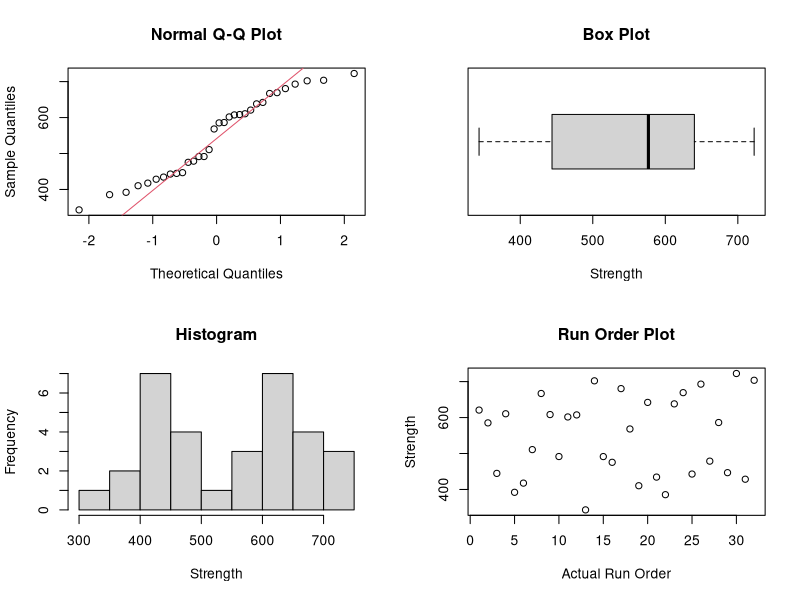
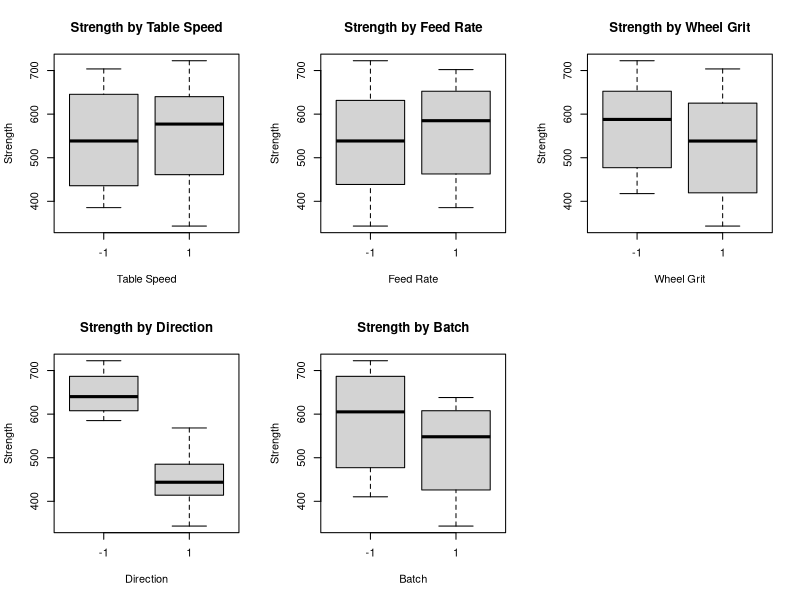
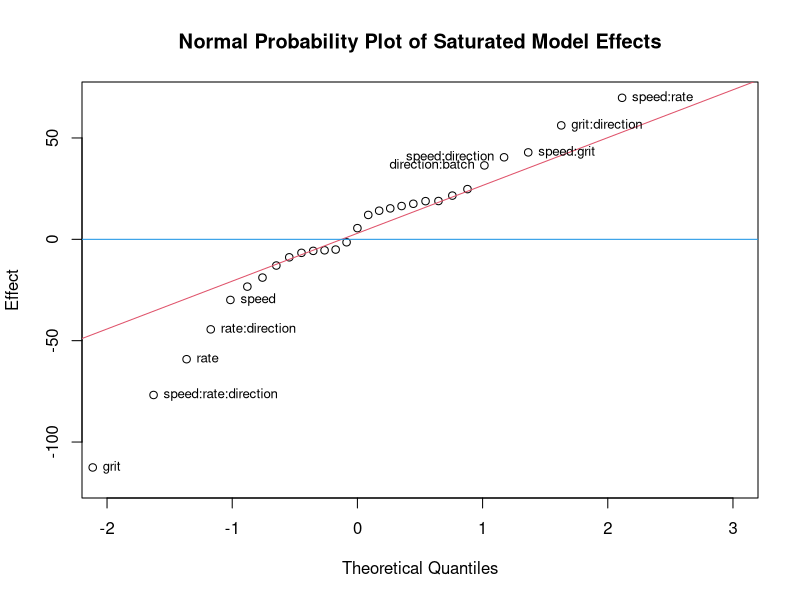
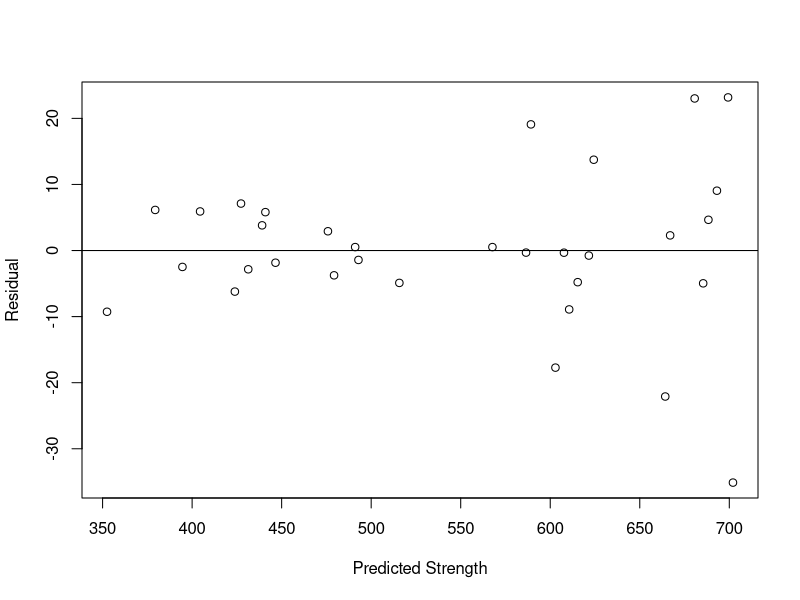
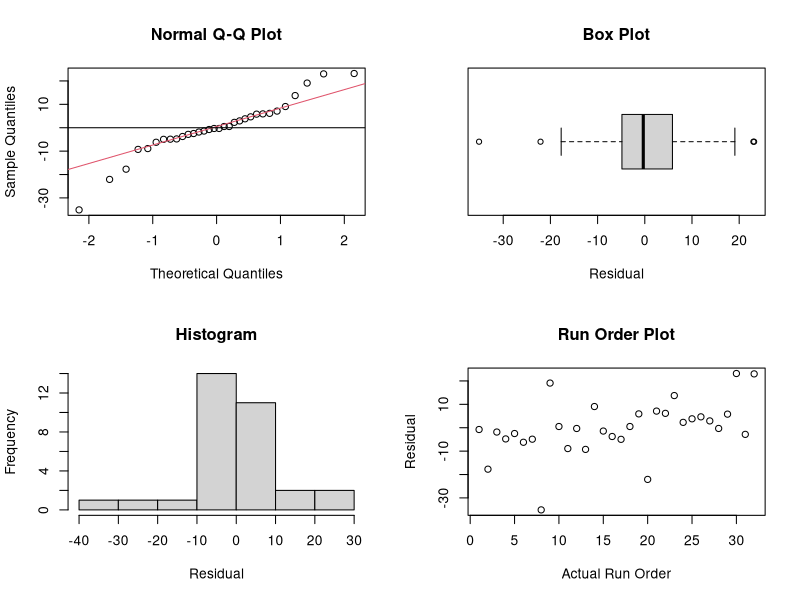
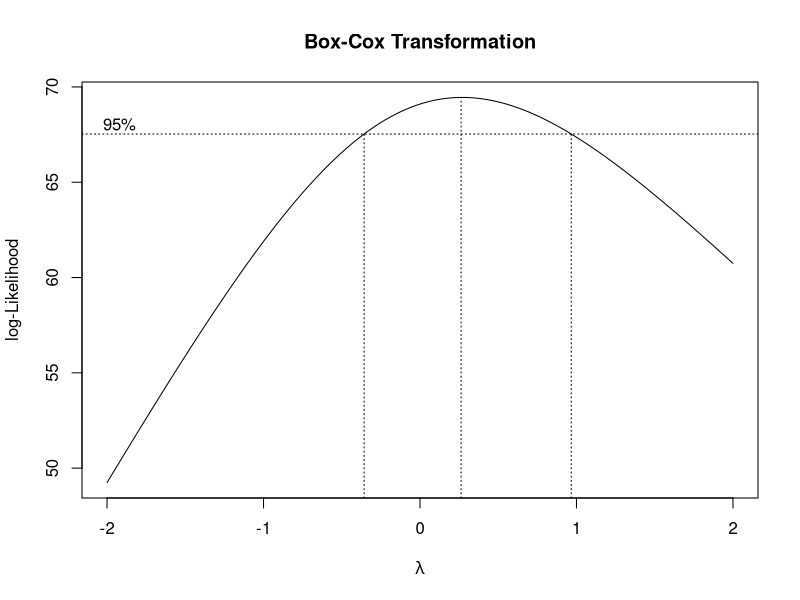
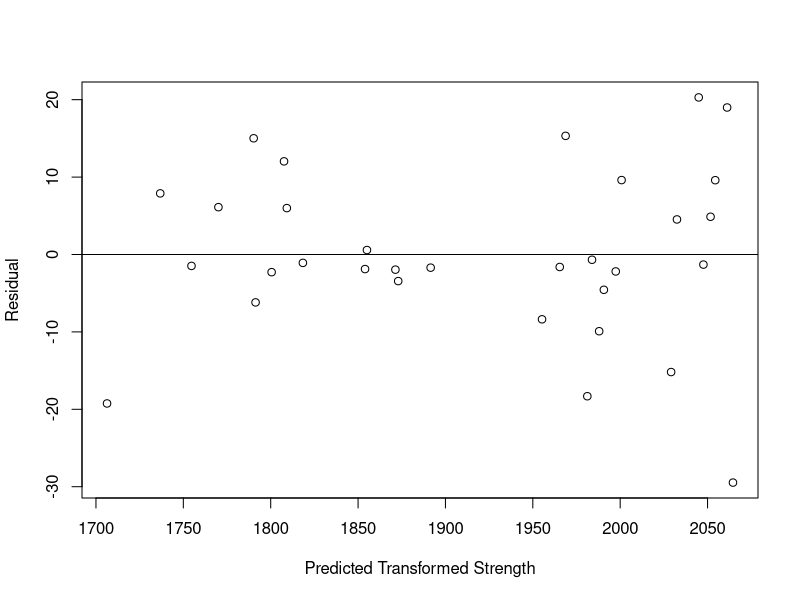
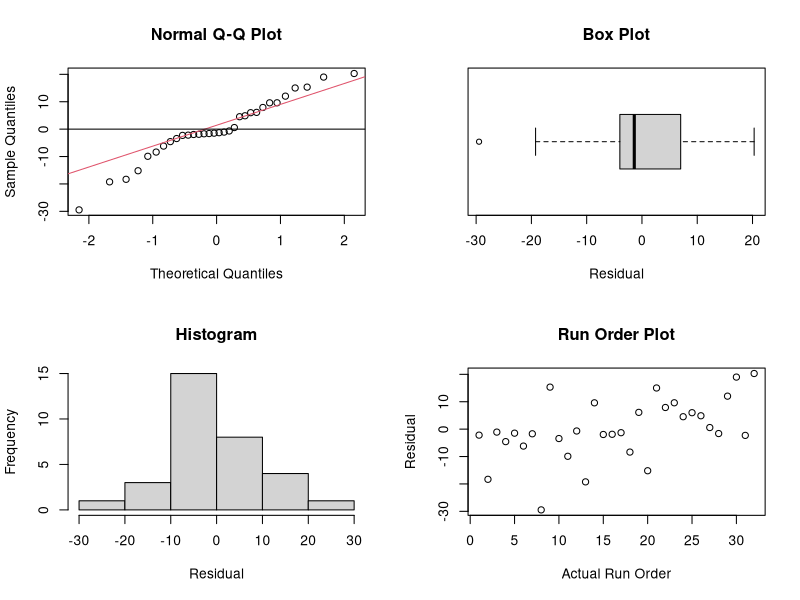

Recreate these plots in R, in order.
## ---- chunk 1
knitr::opts_chunk$set(
  comment = NA, 
  echo = TRUE, 
  warning = FALSE, 
  message = FALSE, 
  fig.width = 11, 
  fig.height = 8.5,
  error = TRUE
)

options(width = 120)
## ---- chunk 2
ceramic <- read.csv("ceramic.csv")
names(ceramic) <- c("speed", "rate", "grit", "direction", "batch", "strength", "order")
ceramic
## ---- chunk 3
## Generate four plots
# par(bg = rgb(1, 1, 0.8), mfrow = c(2, 2))
par(mfrow = c(2, 2))

qqnorm(ceramic$strength)
qqline(ceramic$strength, col = 2)

boxplot(ceramic$strength, horizontal = TRUE, main = "Box Plot", xlab = "Strength")

hist(ceramic$strength, main = "Histogram", xlab = "Strength")

plot(ceramic$order, ceramic$strength, xlab = "Actual Run Order", ylab = "Strength", main = "Run Order Plot")

par(mfrow=c(1,1))
## ---- chunk 4
# par(bg = rgb(1, 1, 0.8), mfrow = c(2, 3))
par(mfrow = c(2, 3))

boxplot(strength ~ speed, data = ceramic, main = "Strength by Table Speed", xlab = "Table Speed", ylab = "Strength")

boxplot(strength ~ rate, data = ceramic, main = "Strength by Feed Rate", xlab = "Feed Rate", ylab = "Strength")

boxplot(strength ~ grit, data = ceramic, main = "Strength by Wheel Grit", xlab = "Wheel Grit", ylab = "Strength")

boxplot(strength ~ direction, data = ceramic, main = "Strength by Direction", xlab = "Direction", ylab = "Strength")

boxplot(strength ~ batch, data = ceramic, main = "Strength by Batch", xlab = "Batch", ylab = "Strength")

par(mfrow = c(1, 1))
## ---- chunk 5
# Summary of Fit statistics not longer given by 'aov'?
# Write a function if keep using this
lm1 <- lm(strength ~ (speed + rate + grit + direction + batch)^3, data = ceramic)
sum_lm1 <- summary(lm1)
cat("Summary of Fit\n")
cat("  RSquare =", sum_lm1$r.squared, "\n")
cat("  RSquare Adj =", sum_lm1$adj.r.squared, "\n")
cat("  Root Mean Square Error =", sum_lm1$sigma, "\n")
cat("  Mean of Response =", mean(ceramic$strength, na.rm = TRUE), "\n")
cat("  Observations =", dim(ceramic)[1])
## ---- chunk 6
# Fit a model with up to third order interactions.
aov1 <- aov(strength ~ (speed + rate + grit + direction + batch)^3, data = ceramic)
summary(aov1)
## ---- chunk 7
# Stepwise regression based on AIC
sreg <- step(aov1, direction = "backward")
summary(sreg)
## ---- chunk 8
# Remove non-significant terms from the stepwise model
redmod <- aov(formula = strength ~ speed + rate + grit + direction + 
               batch + speed:rate + speed:grit + speed:direction +  
               rate:direction + grit:direction + direction:batch + 
               speed:rate:direction, data = ceramic)
summary(redmod)
## ---- chunk 9
# Print adjusted R squared
summary.lm(redmod)$adj.r.squared
## ---- chunk 10
# Fit a model with all effects.
full <- aov(strength ~ (speed + rate + grit + direction + batch)^5, data = ceramic)

# Save effects in a vector, but remove intercept
qef <- full$effects
qef <- qef[-1]

# Sort effects and save labels
sef <- qef[order(qef)]
qlab <- names(sef)

# Leave off the two largest effects, Direction and Batch
large <- c(1, 2)
sef <- sef[-large]
qlab <- qlab[-large]

# Generate theoretical quantiles
ip <- ppoints(length(sef))
zp <- qnorm(ip)
  
# Generate normal probability plot of all effects (excluding the intercept)
# Direction and batch are not shown
# par(bg = rgb(1, 1, 0.8))
plot(
  x = zp, xlim = c(-2, 3), xlab = "Theoretical Quantiles",
  y = sef, ylim = c(-120, 70), ylab = "Effect",
  main="Normal Probability Plot of Saturated Model Effects"
)
qqline(sef, col = 2)
abline(h = 0, col = 4)
text(-2, 90, "Direction and Batch not shown", pos = 4)

# Add labels for largest 10 effects (two are not shown)
small <- c(6:(length(sef) - 3))
small2 <- c((length(sef) - 4):(length(sef) - 3))
text(zp[-small], sef[-small], label = qlab[-small], pos = 4, cex = 0.8)
text(zp[small2], sef[small2], label = qlab[small2], pos = 2, cex = 0.8)

# par(mfrow = c(1, 1))
## ---- chunk 11
# Plot residuals versus predicted response.
# par(bg = rgb(1, 1, 0.8))
plot(
  x = predict(redmod), xlab = "Predicted Strength",
  y = redmod$residuals, ylab = "Residual"
)
abline(h = 0)
# par(mfrow=c(1, 1))
## ---- chunk 12
# Generate four plots.
# par(mfrow = c(2, 2), bg = rgb(1, 1, 0.8))
par(mfrow = c(2, 2))

qqnorm(redmod$residuals)
qqline(redmod$residuals, col = 2)
abline(h = 0)

boxplot(redmod$residuals, horizontal = TRUE, main = "Box Plot", xlab = "Residual")

hist(redmod$residuals, main = "Histogram", xlab = "Residual")

plot(
  x = ceramic$order, xlab = "Actual Run Order",
  y = redmod$residuals, ylab = "Residual",
  main = "Run Order Plot"
)

par(mfrow = c(1, 1))
## ---- chunk 13
# Find the optimal Box-Cox transformation based on the 12 term model.
library(MASS)

# par(bg=rgb(1,1,0.8))

bc <- boxcox(strength ~ speed + rate + grit + direction + 
             batch + speed:rate + speed:grit + speed:direction +  
             rate:direction + grit:direction + direction:batch + 
             speed:rate:direction, data = ceramic,
             lambda = seq(-2, 2, length = 50))
title("Box-Cox Transformation")
## ---- chunk 14
lambda = bc$x[which.max(bc$y)]
lambda # 0.2626263
## ---- chunk 15
# Use lambda = 0.2 to match output in the page.
lambda = 0.2

# par(mfrow=c(1,1))
## ---- chunk 16
# The optimum is found at lambda = 0.26
# A new variable, newstrength, is calculated and added to the data frame

# Attach psych library to compute the geometric mean of strength.
library(psych)

# Generate new transformed response variable and add to data frame.
newstrength <- (ceramic$strength^lambda - 1)/(lambda*(geometric.mean(ceramic$strength)^(lambda - 1)))

# df =  data.frame(df,newstrength)
ceramic$newstrength = newstrength

# Fit 12-term model with transformed strength variable.
summary(aov(formula = newstrength ~ speed + rate + grit + direction + 
            batch + speed:rate + speed:grit + speed:direction +  
            rate:direction + grit:direction + direction:batch + 
            speed:rate:direction, data = ceramic))
## ---- chunk 17
# Add three-term interaction to data frame
# srd = s*r*d
# df = data.frame(df,srd)

# Remove the direction:batch interaction since it's no longer significant
# newredmod <- lm(formula = newstrength ~ s + r + sr +
#                g + sg + d + ds + rd + srd + gd + b, data = df)
newredmod <- lm(formula = newstrength ~ speed + rate + speed:rate +
                grit + speed:grit + direction + direction:speed + rate:direction + speed:rate:direction + grit:direction + batch, data = ceramic)

summary.lm(newredmod)
## ---- chunk 18
# Plot residuals versus predicted, transformed response.
# par(mfrow=c(1,1),bg=rgb(1,1,0.8))
plot(
  x = predict(newredmod), xlab = "Predicted Transformed Strength",
  y = newredmod$residuals, ylab = "Residual"
)
abline(h = 0)
## ---- chunk 19
# Generate four plots of residuals based on transformed response.
# par(mfrow=c(2, 2), bg = rgb(1, 1, 0.8))
par(mfrow = c(2, 2))

qqnorm(newredmod$residuals)
qqline(newredmod$residuals, col = 2)
abline(h = 0)

boxplot(newredmod$residuals, horizontal = TRUE, main = "Box Plot", xlab = "Residual")

hist(newredmod$residuals, main = "Histogram", xlab = "Residual")

plot(
  x = ceramic$order, xlab = "Actual Run Order",
  y = newredmod$residuals, ylab = "Residual", 
  main = "Run Order Plot"
)

par(mfrow = c(1, 1))
## ---- chunk 20
# Rearrange data so that factors and levels are in single columns.
n <- length(ceramic$strength[ceramic$batch == 1])
k <- qt(0.975, n - 1)

group <- rep(1:5, each = length(ceramic$strength))
nstr <- rep(newstrength, 5)
# level = c(m[ , 1], m[ , 2], m[ , 3], m[ , 4], m[ , 5])
level <- c(ceramic$speed, ceramic$rate, ceramic$grit, ceramic$direction, ceramic$batch)
dflong <- data.frame(group, level, nstr)

gmn <- aggregate(x = dflong$nstr, by = list(dflong$group, dflong$level), FUN = "mean")
gsd <- aggregate(x = dflong$nstr, by = list(dflong$group, dflong$level), FUN = "sd")
cibar <- k*gsd[3]/sqrt(n)
cgroup <- rep(c("Speed", "Rate", "Grit", "Direction", "Batch"), 2)

dfp <- data.frame(cgroup, gmn, gsd[3], cibar)
names(dfp) <- c("cgroup", "group", "level", "tmean", "std", "cibar")

# Attach lattice library and generate main effects plot
library(lattice)
# par(mfrow = c(1, 1))
xyplot(
  tmean ~ level | cgroup,
  data = dfp,
  layout = c(5, 1),
  xlim = c(-2, 2),
  ylab = "Transformed Strength",
  xlab = "Factor Levels", 
  type = "b",
  panel = function(x, y, ...) {
    panel.xyplot(x, y, ...)
    panel.abline(h = mean(newstrength), lty = 2, col = 2)
  }
)
## ---- chunk 21
# Generate two types of 2-way interaction plots

# 2-way interaction plots showing overall effects
group2 <- rep(1:10, each = length(ceramic$strength))
nstr2 <- rep(ceramic$newstrength, 10)
db <- ceramic$direction * ceramic$batch
gd <- ceramic$grit * ceramic$direction
gb <- ceramic$grit * ceramic$batch
rg <- ceramic$rate * ceramic$grit
rd <- ceramic$rate * ceramic$direction
rb <- ceramic$rate * ceramic$batch
sr <- ceramic$speed * ceramic$rate
sg <- ceramic$speed * ceramic$grit
ds <- ceramic$direction * ceramic$speed
sb <- ceramic$speed * ceramic$batch
level2 <- c(db, gd, gb, rg, rd, rb, sr, sg, ds, sb)
df2way <- data.frame(group2, level2, nstr2)

gmn2 <- aggregate(x = df2way$nstr2, by = list(df2way$group2, df2way$level2), FUN = "mean")
gsd2 <- aggregate(x = df2way$nstr2, by = list(df2way$group2, df2way$level2), FUN = "sd")

cgr2 <- rep(c("d*b","g*d","g*b","r*g","r*d","r*b","s*r","s*g","s*d","s*b"), 2)
dfp2 <- data.frame(cgr2, gmn2, gsd2[3])
names(dfp2) <- c("cgroup", "group", "level", "tmean", "std")

# Generate plot
sp <- c(T, T, T, F, T, T, F, F, T, F, F, F, F, F, F, F)
strip.bg_custom <- trellis.par.get("strip.background")
strip.bg_custom$col <- c("#cce6ff", "#ffe5cc", "#ccffcc", "#ccffff", "#ffccff", "#ffcccc", "#ffffcc")
strip.sh_custom <- strip.bg_custom
trellis.par.set("strip.background", strip.bg_custom)
trellis.par.set("strip.shingle", strip.sh_custom)

xyplot(
  tmean ~ level | group, 
  data = dfp2, 
  type = "b", 
  xlim = c(-2, 2),
  layout = c(4, 4), 
  skip = sp, 
  col = c(4), 
  ylim = c(1900, 1935),
  strip = function(..., style, factor.levels, strip.levels, strip.names)
  strip.default(
    ..., 
    style = 1, 
    factor.levels = cgr2, 
    strip.levels = c(F, T), 
    strip.names = c(T, F)
  ),
  xlab = "Factor Level", 
  ylab = "Transformed Strength",
  panel = function(x, y, ...) {
    panel.xyplot(x, y, ...)
    panel.abline(h = mean(newstrength), lty = 2, col = 2)
  }
)
## ---- chunk 22
# 2-way interaction plot showing means for all combinations of
# levels for the two factors.

# Compute means for plotting.
dfi <- data.frame(
  s = ceramic$speed, 
  r = ceramic$rate, 
  g = ceramic$grit,
  d = ceramic$direction,
  b = ceramic$batch,
  newstrength = ceramic$newstrength
)

mnsr <- aggregate(x = dfi$newstrength, by = list(dfi$s, dfi$r), FUN = "mean")
mnsg <- aggregate(x = dfi$newstrength, by = list(dfi$s, dfi$g), FUN = "mean")
mnsd <- aggregate(x = dfi$newstrength, by = list(dfi$s, dfi$d), FUN = "mean")
mnsb <- aggregate(x = dfi$newstrength, by = list(dfi$s, dfi$b), FUN ="mean")

mnrs <- aggregate(x = dfi$newstrength, by = list(dfi$r, dfi$s), FUN = "mean")
mnrg <- aggregate(x = dfi$newstrength, by = list(dfi$r, dfi$g), FUN = "mean")
mnrd <- aggregate(x = dfi$newstrength, by = list(dfi$r, dfi$d), FUN = "mean")
mnrb <- aggregate(x = dfi$newstrength, by = list(dfi$r, dfi$b), FUN = "mean")

mngs <- aggregate(x = dfi$newstrength, by = list(dfi$g, dfi$s), FUN = "mean")
mngr <- aggregate(x = dfi$newstrength, by = list(dfi$g, dfi$r), FUN = "mean")
mngd <- aggregate(x = dfi$newstrength, by = list(dfi$g, dfi$d), FUN = "mean")
mngb <- aggregate(x = dfi$newstrength, by = list(dfi$g, dfi$b), FUN = "mean")

mnds <- aggregate(x = dfi$newstrength, by = list(dfi$d, dfi$s), FUN = "mean")
mndr <- aggregate(x=dfi$newstrength,by=list(dfi$d,dfi$r),FUN="mean")
mndg <- aggregate(x=dfi$newstrength,by=list(dfi$d,dfi$g),FUN="mean")
mndb <- aggregate(x=dfi$newstrength,by=list(dfi$d,dfi$b),FUN="mean")

mnbs <- aggregate(x=dfi$newstrength,by=list(dfi$b,dfi$s),FUN="mean")
mnbr <- aggregate(x=dfi$newstrength,by=list(dfi$b,dfi$r),FUN="mean")
mnbg <- aggregate(x=dfi$newstrength,by=list(dfi$b,dfi$g),FUN="mean")
mnbd <- aggregate(x=dfi$newstrength,by=list(dfi$b,dfi$d),FUN="mean")

xcol <- rbind(
  mnbs, mnbr, mnbg, mnbd,
  mnds, mndr, mndg, mndb,
  mngs, mngr, mngd, mngb,
  mnrs, mnrg, mnrd, mnrb,
  mnsr, mnsg, mnsd, mnsb
)

gi <- rep(c("b*s", "b*r", "b*g", "b*d",
            "d*s", "d*r", "d*g", "d*b",
            "g*s", "g*r", "g*d", "g*b",
            "r*s", "r*g", "r*d", "r*b",
            "s*r", "s*g", "s*d", "s*b"), each = 4)

dff <- data.frame(gi, xcol)

  ## Generate the lattice plot.
  sp <- c(T,F,F,F,F, F,T,F,F,F, F,F,T,F,F, F,F,F,T,F, F,F,F,F,T)
  xyplot(x ~ Group.1 | gi, data=dff, group=Group.2,
         layout=c(5,5), skip=sp, xlim=c(-2,2),
         ylab = "Transformed Strength", xlab = "Factor Level",
         main = "Blue: low level, Pink: high level",
         type=c("p","l"), pch=20, cex=1, col=c(4,6),
         panel=function(x,y,...){panel.superpose(x,y,...)})
  trellis.focus("toplevel") ## has coordinate system [0,1] x [0,1]
  panel.text(0.200, 0.200, "Batch",     cex=1)
  panel.text(0.365, 0.365, "Direction", cex=1)
  panel.text(0.515, 0.515, "Grit",      cex=1)
  panel.text(0.675, 0.675, "Rate",      cex=1)
  panel.text(0.825, 0.825, "Speed",     cex=1)
  trellis.unfocus()
